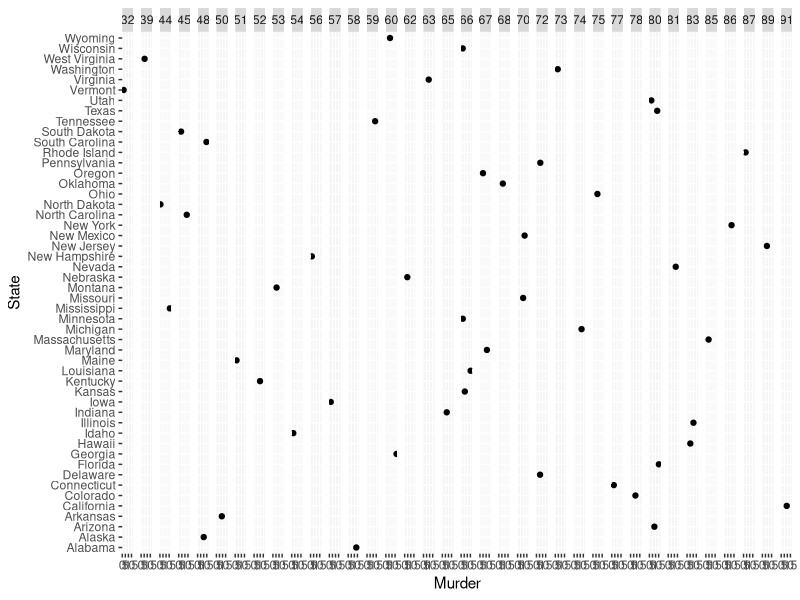

Reproduce this figure in R. (Note: this script raises an error after producing the figure.)
data()
head(USArrests)
library(ggplot2)
library(dplyr)
USArrests$State <- row.names(USArrests)
g <- ggplot(USArrests, aes(x=Murder, y = State))+
  geom_point()

g + facet_grid(.~UrbanPop)

range(USArrests$UrbanPop)



minpop <- 80
maxpop <- 91
dataA <- subset(usa, UrbanPop >= minpop & UrbanPop <= maxpop)
dataB <- dataA[ ,c("State","Murder")]
ggplot(data2, aes(x=State, y = Murder))+
  geom_point()
dataA
names(dataB)
dataC <- subset(dataB, dataB[ ,"Murder"]==max(dataB[,"Murder"]))
dataC

           
library(randomForest)   
usa <- tibble::rownames_to_column(usa, "Name")
usa$State <- as.(usa$State)
staterf <- randomForest(UrbanPop ~ Murder + Rape + Assault, data = usa, type = 'class')


statemodel <- lm(Rape ~  Assault + UrbanPop, data = usa)

murder <- 10
rape <- 50
assault <- 250
urbanpop <- 91
newdf <- data.frame(assault,urbanpop)

mod <- predict(statemodel, newdata = usa)
usa
staterf
summary(statemodel)
predict(statemodel, newdata = data.frame(UrbanPop = urbanpop, Assault = assault))
        
round(predict(statemodel, newdata = data.frame(UrbanPop = urbanpop, Assault = assault)),0)

assault <- as.integer(assault)
urbanpop <- as.integer(urbanpop)
urbanpop
class(assault)
